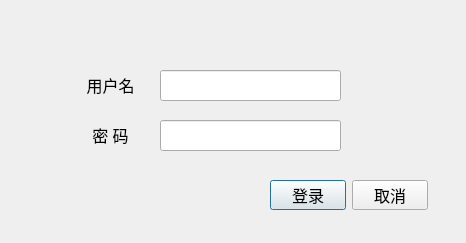
<?xml version="1.0" encoding="UTF-8"?>
<ui version="4.0">
 <class>loginwindow</class>
 <widget class="QDialog" name="loginwindow">
  <property name="geometry">
   <rect>
    <x>0</x>
    <y>0</y>
    <width>466</width>
    <height>243</height>
   </rect>
  </property>
  <property name="font">
   <font>
    <pointsize>12</pointsize>
   </font>
  </property>
  <property name="contextMenuPolicy">
   <enum>Qt::NoContextMenu</enum>
  </property>
  <property name="windowTitle">
   <string>登录窗口</string>
  </property>
  <property name="windowIcon">
   <iconset theme="accessories-dictionary">
    <normaloff>.</normaloff>.</iconset>
  </property>
  <property name="layoutDirection">
   <enum>Qt::LeftToRight</enum>
  </property>
  <property name="sizeGripEnabled">
   <bool>false</bool>
  </property>
  <property name="modal">
   <bool>false</bool>
  </property>
  <widget class="QLineEdit" name="entry_password">
   <property name="geometry">
    <rect>
     <x>160</x>
     <y>120</y>
     <width>181</width>
     <height>31</height>
    </rect>
   </property>
  </widget>
  <widget class="QLineEdit" name="entry_user">
   <property name="geometry">
    <rect>
     <x>160</x>
     <y>70</y>
     <width>181</width>
     <height>31</height>
    </rect>
   </property>
  </widget>
  <widget class="QLabel" name="label">
   <property name="geometry">
    <rect>
     <x>70</x>
     <y>70</y>
     <width>81</width>
     <height>31</height>
    </rect>
   </property>
   <property name="font">
    <font>
     <family>Microsoft YaHei</family>
     <pointsize>12</pointsize>
    </font>
   </property>
   <property name="layoutDirection">
    <enum>Qt::LeftToRight</enum>
   </property>
   <property name="autoFillBackground">
    <bool>false</bool>
   </property>
   <property name="text">
    <string>用户名</string>
   </property>
   <property name="textFormat">
    <enum>Qt::RichText</enum>
   </property>
   <property name="alignment">
    <set>Qt::AlignCenter</set>
   </property>
  </widget>
  <widget class="QLabel" name="label_2">
   <property name="geometry">
    <rect>
     <x>70</x>
     <y>120</y>
     <width>81</width>
     <height>31</height>
    </rect>
   </property>
   <property name="font">
    <font>
     <family>Microsoft YaHei</family>
     <pointsize>12</pointsize>
    </font>
   </property>
   <property name="layoutDirection">
    <enum>Qt::LeftToRight</enum>
   </property>
   <property name="autoFillBackground">
    <bool>false</bool>
   </property>
   <property name="text">
    <string>密       码</string>
   </property>
   <property name="textFormat">
    <enum>Qt::RichText</enum>
   </property>
   <property name="alignment">
    <set>Qt::AlignCenter</set>
   </property>
   <property name="wordWrap">
    <bool>false</bool>
   </property>
  </widget>
  <widget class="QLabel" name="label_message">
   <property name="geometry">
    <rect>
     <x>150</x>
     <y>20</y>
     <width>201</width>
     <height>31</height>
    </rect>
   </property>
   <property name="font">
    <font>
     <pointsize>9</pointsize>
    </font>
   </property>
   <property name="text">
    <string/>
   </property>
  </widget>
  <widget class="QWidget" name="layoutWidget">
   <property name="geometry">
    <rect>
     <x>270</x>
     <y>180</y>
     <width>158</width>
     <height>30</height>
    </rect>
   </property>
   <layout class="QHBoxLayout" name="horizontalLayout">
    <item>
     <widget class="QPushButton" name="btn_login">
      <property name="text">
       <string>登录</string>
      </property>
     </widget>
    </item>
    <item>
     <widget class="QPushButton" name="btn_quit">
      <property name="text">
       <string>取消</string>
      </property>
     </widget>
    </item>
   </layout>
  </widget>
 </widget>
 <tabstops>
  <tabstop>entry_user</tabstop>
  <tabstop>entry_password</tabstop>
  <tabstop>btn_login</tabstop>
  <tabstop>btn_quit</tabstop>
 </tabstops>
 <resources/>
 <connections>
  <connection>
   <sender>btn_quit</sender>
   <signal>clicked()</signal>
   <receiver>loginwindow</receiver>
   <slot>close()</slot>
   <hints>
    <hint type="sourcelabel">
     <x>389</x>
     <y>194</y>
    </hint>
    <hint type="destinationlabel">
     <x>232</x>
     <y>121</y>
    </hint>
   </hints>
  </connection>
  <connection>
   <sender>entry_user</sender>
   <signal>editingFinished()</signal>
   <receiver>entry_password</receiver>
   <slot>setFocus()</slot>
   <hints>
    <hint type="sourcelabel">
     <x>250</x>
     <y>85</y>
    </hint>
    <hint type="destinationlabel">
     <x>250</x>
     <y>135</y>
    </hint>
   </hints>
  </connection>
  <connection>
   <sender>entry_password</sender>
   <signal>editingFinished()</signal>
   <receiver>btn_login</receiver>
   <slot>setFocus()</slot>
   <hints>
    <hint type="sourcelabel">
     <x>250</x>
     <y>135</y>
    </hint>
    <hint type="destinationlabel">
     <x>308</x>
     <y>194</y>
    </hint>
   </hints>
  </connection>
 </connections>
</ui>
